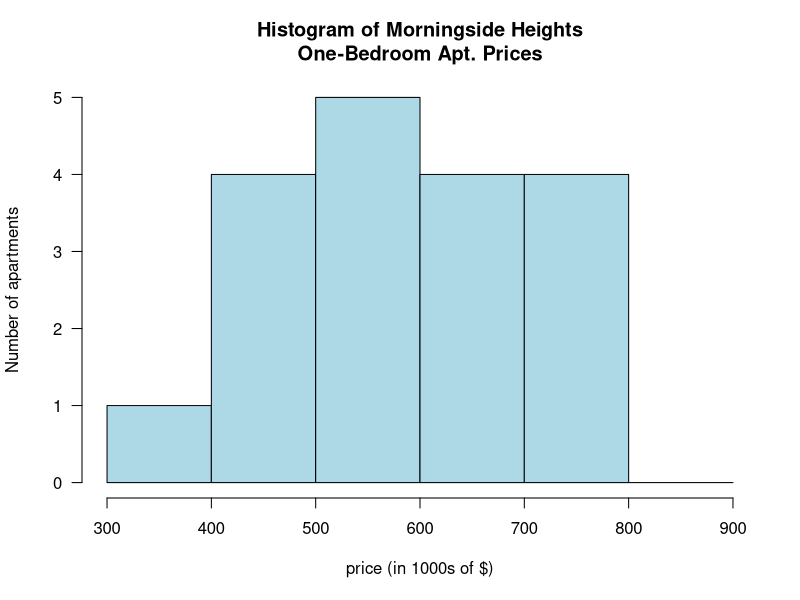
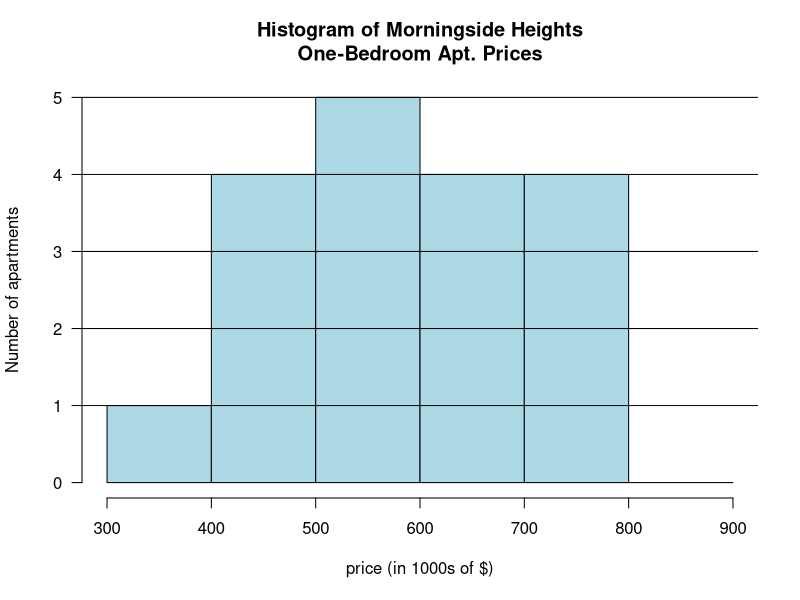
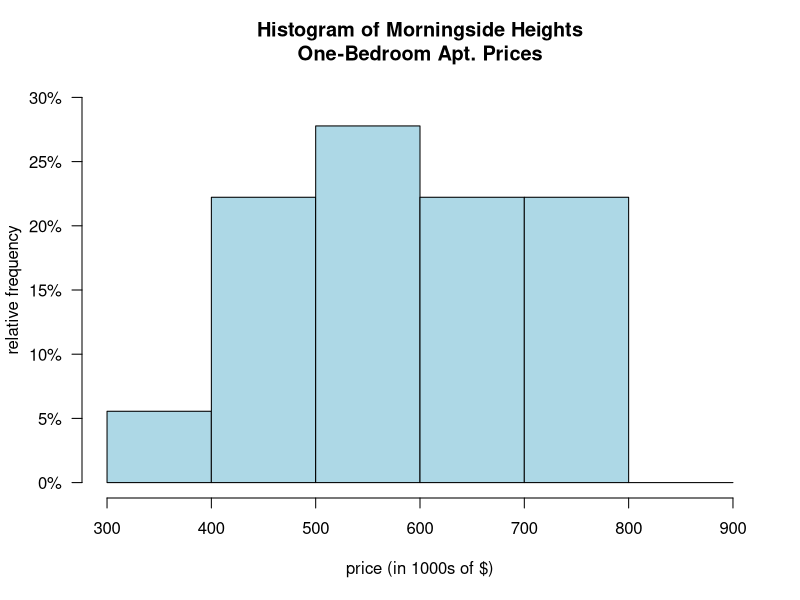
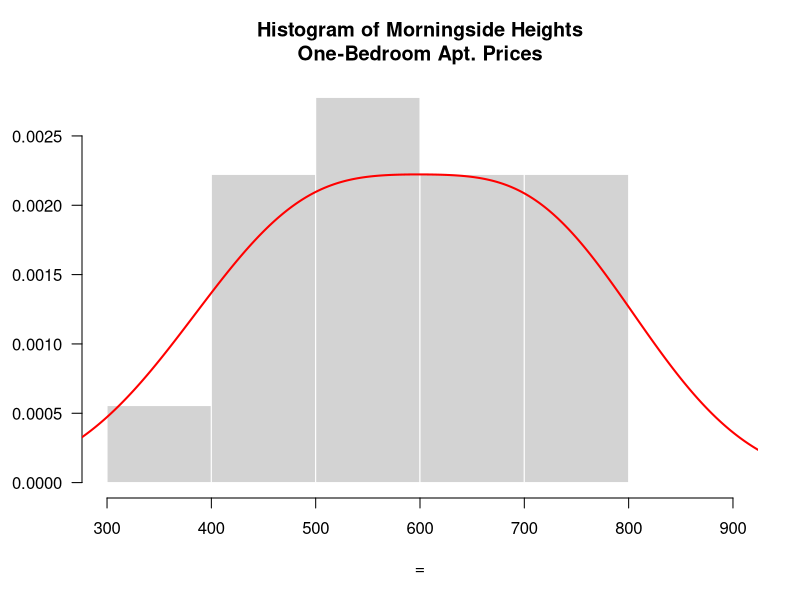
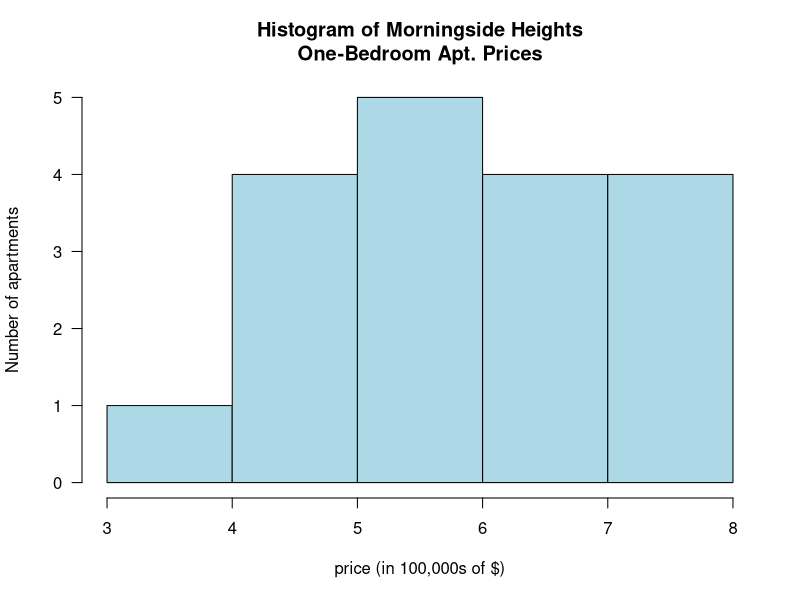
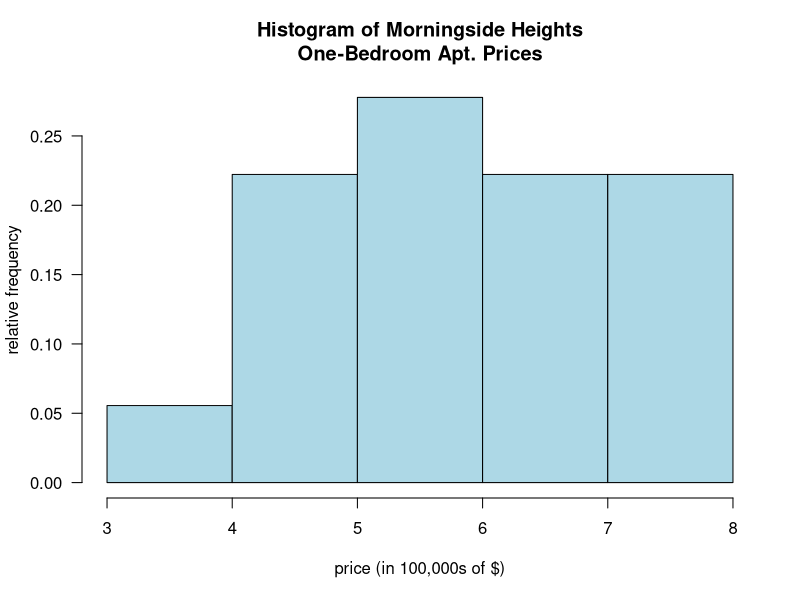
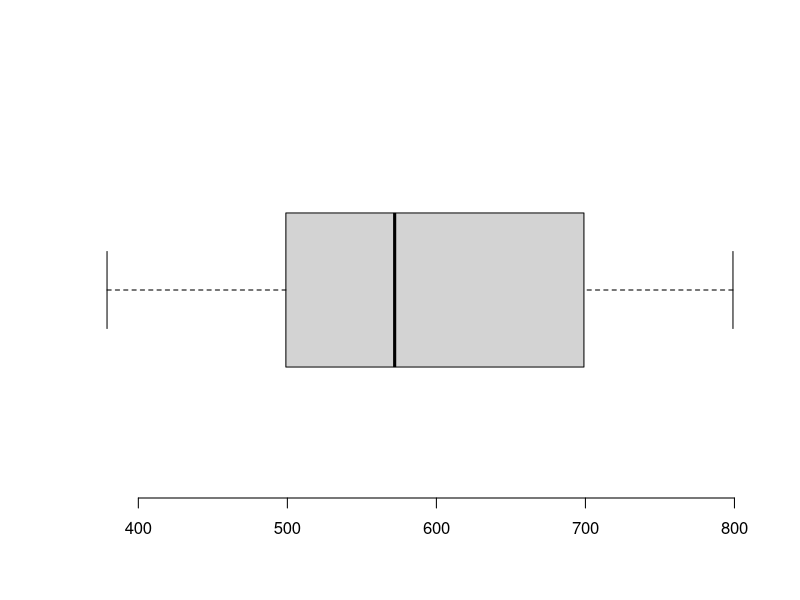

R code for these plots, in order:
## ---- chunk 1
knitr::opts_chunk$set(echo = TRUE)
## ---- chunk 2
prices <- c(379, 425, 450, 450, 499, 529, 535, 535, 545, 599, 665, 675, 699, 699, 725, 725, 745, 799)
b <- seq(300,900,100)
hist(prices, col = "lightblue", las = 1, 
     xlab = "price (in 1000s of $)", 
     ylab = "Number of apartments", 
     xlim = c(300,900), breaks = b, 
     main = "Histogram of Morningside Heights\nOne-Bedroom Apt. Prices")
## ---- chunk 3
prices <- c(379, 425, 450, 450, 499, 529, 535, 535, 545, 599, 665, 675, 699, 699, 725, 725, 745, 799)
b <- seq(300,900,100)
hist(prices, col = "lightblue", 
     las = 1, xlab = "price (in 1000s of $)", 
     ylab = "Number of apartments", xlim = c(300,900),
     breaks = b, main = "Histogram of Morningside Heights\nOne-Bedroom Apt. Prices")
abline(h = 1:5, col = "black")
## ---- chunk 4
prices <- c(379, 425, 450, 450, 499, 529, 535, 535, 545, 599, 665, 675, 699, 699, 725, 725, 745, 799)
b <- seq(300,900,100)
hist(prices, prob = TRUE, col = "lightblue", 
     xlab = "price (in 1000s of $)", xlim = c(300,900),
     ylim = c(0, .003), breaks = b, 
     main = "Histogram of Morningside Heights\nOne-Bedroom Apt. Prices", 
     ylab = "relative frequency", yaxt = "n")
p <- c(0,.0005, .001, .0015, .002, .0025, .003)
axis(side = 2, at = p, labels = paste0(10000*p,"%"), 
     las = 1)

## ---- chunk 5
hist(prices, prob = TRUE, border = "white", 
     las = 1, xlab = "=", xlim = c(300,900), 
     breaks = b, main = "Histogram of Morningside Heights\nOne-Bedroom Apt. Prices",
     ylab = "")
lines(density(prices, adjust = 1.5), col = "red", lwd = 2)
## ---- chunk 6
prices <- c(379, 425, 450, 450, 499, 529, 535, 535, 545, 599, 665, 675, 699, 699, 725, 725, 745, 799)/100
hist(prices, col = "lightblue", las = 1, 
     xlab = "price (in 100,000s of $)", 
     ylab = "Number of apartments", 
     main = "Histogram of Morningside Heights\nOne-Bedroom Apt. Prices")
## ---- chunk 7
hist(prices, prob = TRUE, col = "lightblue", 
     xlab = "price (in 100,000s of $)", 
     main = "Histogram of Morningside Heights\nOne-Bedroom Apt. Prices", 
     ylab = "relative frequency",
     las = 1)

## ---- chunk 8
prices <- prices * 100
summary (prices)
## ---- chunk 9
boxplot(prices, horizontal = TRUE, frame = FALSE)
